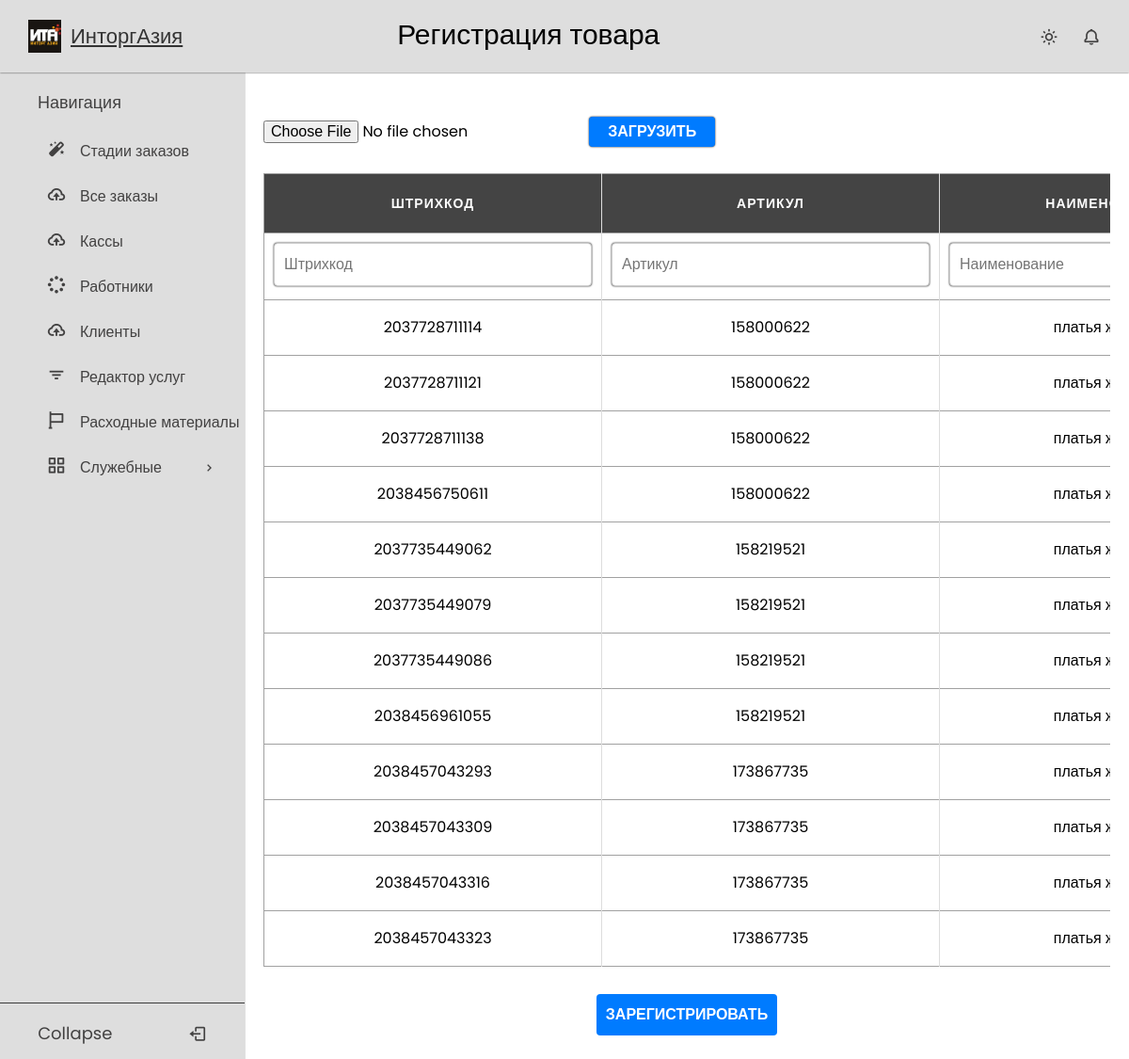
Page /import/17/ on the committed database.
### crm_warehouse/models.py (models this page shows, shortened)
class Product(models.Model):
    order = models.ForeignKey(Order, on_delete=models.CASCADE, related_name='products')
    barcode = models.CharField(max_length=50)
    article = models.CharField(max_length=50)
    name = models.CharField(max_length=50, null=True)
    count = models.IntegerField(default=0, blank=True, null=True)
    declared_quantity = models.IntegerField(default=0, null=True)
    actual_quantity = models.IntegerField(default=0, null=True)
    size = models.CharField(max_length=30, blank=True, null=True)
    color = models.CharField(max_length=30, null=True, blank=True)
    composition = models.CharField(max_length=150, blank=True, null=True)
    brand = models.CharField(max_length=90, blank=True, null=True)
    defective = models.IntegerField(null=True, blank=True)
    good_quality = models.IntegerField(null=True, blank=True)
    country = models.CharField(max_length=50, blank=True, null=True)
    comment = models.TextField(blank=True, null=True)
    confirmation = models.BooleanField(default=False)
    defective_check = models.BooleanField(default=False)
    in_work = models.BooleanField(default=False)

### crm_warehouse/views.py (the view, shortened to what this page needs)
# urls.py: path('import/<int:order_id>/', ImportExcelView.as_view(), name='import_excel'),
class ImportExcelView(View):
    template_name = 'stages/database_loading.html'
    def get(self, request, order_id):
        form = UploadForm()
        products = Product.objects.filter(order_id=order_id)
        context = {
            'order_id': order_id,
            'products': products,
            'form': form
        }
        return render(request, self.template_name, context)

### crm_warehouse/forms.py
class UploadForm(forms.Form):
    file = forms.FileField()

### templates/stages/database_loading.html (shortened to what this page needs)
{% extends 'templates/base.html' %}
{% load static %}
{% block css %}
    <link rel="stylesheet" href="{% static 'css/tables.css' %}">
{% endblock %}
{% block page_title %}
Регистрация товара
{% endblock %}
{% block content %}
    <br>
    <div class="import">
        <form method="post" enctype="multipart/form-data">
            <input type="file" name="file" accept=".xlsx, .xls">
            <input type="submit" value="Загрузить">
        </form>
    </div>
    <div>
        <br>
    <div class="table-container">
<table>
  <thead>
    <tr>
      <th data-label="Штрихкод">Штрихкод</th>
      <th data-label="Артикул">Артикул</th>
      <th data-label="Наименование">Наименование</th>
    </tr>
  </thead>
  <tbody>
    <form action="{% url 'product_add' %}" method="post">
      <tr>
        <td data-label="Штрихкод">
          <label>
            <input type="text" name="barcode" required value="{{ product.barcode }}" placeholder="Штрихкод">
          </label>
        </td>
        <td data-label="Артикул">
          <label>
            <input type="text" name="article" required value="{{ product.article }}" placeholder="Артикул">
          </label>
        </td>
        <td data-label="Наименование">
          <label>
            <input type="text" name="name" required value="{{ product.name }}" placeholder="Наименование">
          </label>
        </td>
      </tr>
    </form>
    {% for product in products %}
    <tr>
      <td data-label="Штрихкод">{{ product.barcode }}</td>
      <td data-label="Артикул">{{ product.article }}</td>
      <td data-label="Наименование">{{ product.name }}</td>
    </tr>
    {% endfor %}
  </tbody>
</table>
</div>
    </div>
    <br>
    <div class="next_stage">
 <form action="{% url 'database_loading_next' order_id %}" method="post">
        <button type="submit">Зарегистрировать</button>
    </form>
    </div>
{% endblock %}

### static/css/null.css (style rules this page uses)
*, *::before, *::after { box-sizing: border-box; }
body, h1, h2, h3, h4, p, ul[class], ol[class], li, figure, figcaption, blockquote, dl, dd { list-style-type: none; margin: 0; }
body { min-height: 100vh; scroll-behavior: smooth; text-rendering: optimizeSpeed; line-height: 1.5; }
input, button, textarea, select { font: inherit; }

### static/css/sidebar.css (style rules this page uses)
* { margin: 0; padding: 0; box-sizing: border-box; font-family: "Poppins", sans-serif; }
:root { --white-color: #dedede; --blue-color: #1655ff; --grey-color: #424141; --grey-color-light: rgba(0, 0, 0, 0.73); }
body { background-color: #ffffff; transition: all 0.5s ease; }

### static/css/style.css (style rules this page uses)
input[type="text"], input[type="password"], select, input[type="email"] { margin-bottom: 4px; padding: 10px; border: 1px solid #ccc; border-radius: 4px; font-size: 16px; color: #111; box-shadow: 0 0 2px black; }
input[type="submit"] { margin-bottom: 4px; padding: 4px 20px; background-color: #007bff; color: #fff; border: none; border-radius: 4px; font-size: 16px; font-weight: bold; text-transform: uppercase; transition: background-color 0.3s ease; cursor: pointer; box-shadow:0 0 2px black; }
button { margin-bottom: 6px; padding: 4px 20px; background-color: #007bff; color: #fff; border: none; border-radius: 4px; font-size: 16px; font-weight: bold; text-transform: uppercase; transition: background-color 0.3s ease; cursor: pointer; }
.next_stage { align-items: center; }
.next_stage button { display: block; padding: 10px 10px; margin: 5px auto; }

### static/css/tables.css (style rules this page uses)
.table-container { max-width: 100%; overflow: auto; }
table { border: 1px solid #ccc; width: 100%; margin:0; padding:0; border-collapse: collapse; border-spacing: 0; }
table tr { border: 1px solid #a1a1a1; padding: 5px; }
table th, table td { padding: 10px; text-align: center; border-right: 1px solid #ddd; }
table th { color: #fff; background-color: #444; text-transform: uppercase; font-size: 14px; letter-spacing: 1px; }

### rows in the picture
Product: barcode "2037728711114", article "158000622", name "платья…"
Product: barcode "2037728711121", article "158000622", name "платья…"
Product: barcode "2037728711138", article "158000622", name "платья…"
Product: barcode "2038456750611", article "158000622", name "платья…"
Product: barcode "2037735449062", article "158219521", name "платья…"
Product: barcode "2037735449079", article "158219521", name "платья…"
Product: barcode "2037735449086", article "158219521", name "платья…"
Product: barcode "2038456961055", article "158219521", name "платья…"
Product: barcode "2038457043293", article "173867735", name "платья…"
Product: barcode "2038457043309", article "173867735", name "платья…"
Product: barcode "2038457043316", article "173867735", name "платья…"
Product: barcode "2038457043323", article "173867735", name "платья…"
